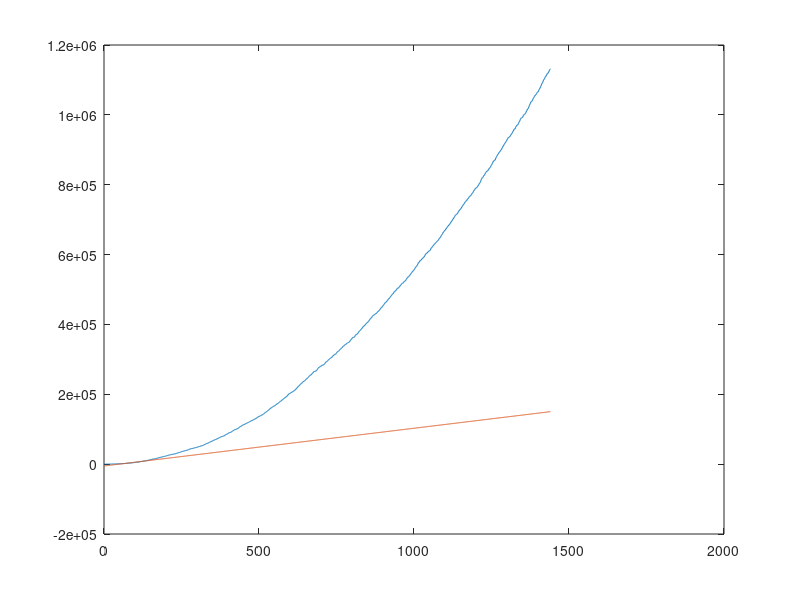

Recreate this plot in MATLAB.
%THE CODE FOR QUESTION 2(MATLAB)
clc
dt=1 %represent the changing time
x=0; %x,y,z represent submarine's three-dimensional coordinates(location)
y=0;
z=0;
vx=0; %vx,vy,vz represent velocity components of the submarine
vy=0;
vz=0;
XRD=rand(1,1440); %use random number to change submarine's direction
%XRD=rand(1,1440)*2-1;
YRD=rand(1,1440)*2-1;
VX=[];
VY=[];
VZ=[];
X1=[];
Y1=[];
Z1=[];
R=[]; %distance of submarine to origin
i_1=1 %changing itself in a circulation to control the timing to break it
for t=[1:dt:1440]
X=XRD(i_1);
Y=YRD(i_1);
Wx=1.8*X; %simulate the force of ocean currents
Wy=1.8*Y;
ax=0.9*(Wx-vx)-0.2*vx; %acceleration component of the submersible
ay=0.8*(Wy-vy)-0.2*vy;
az=0.2*(10-0.5*z)-0.2*vz;
vx=vx+ax*dt; %vt=v0+a*dt
vy=vy+ay*dt;
vz=vz+az*dt;
x=x+vx*dt; %s=s0+v*dt(the code helps to simulatecalculus process )
y=y+vy*dt;
z=z+vz*dt;
r=x*x+y*y;
VX(end+1)=vx;
VY(end+1)=vy;
X1(end+1)=x;
Y1(end+1)=y;
Z1(end+1)=z;
R(end+1)=r;
i_1=i_1+1;
end
X2=X1*60;
Y2=Y1*60;
Z2=Z1;
T=1:dt:1440;
R2=(T-30)*1.8*60-2000; %lead ship
plot(T,R,T,R2) %visualization,get a figure
%plot(X2,Y2) %delete the '%' to get this figure